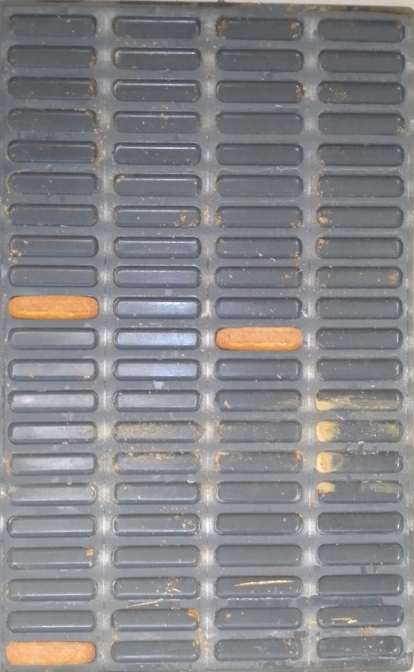
#> input picture prueba leer vainillas/1.jpg, 828 x 1344 px, given in place of the camera (shown at 1/2 size)
$ python 'detectar vainillas.py'
#> lines starting #> are read from the running program, lines starting #| are printed output that depends on the picture; after the words box and inside, x2 and y2 are one past the last pixel; in counts of white or black regions, pixels touching at a corner belong together
import cv2
import numpy as np


capture = cv2.VideoCapture(1)

#para ulitizar solo una porcion de la imagen se usa BELT belt=frame [Y:Y, X:X

while  True:
     _, frame = capture.read()
#> frame is the input picture: shape (1344, 828, 3); mean B, G, R 135.3, 132.6, 133.4

     frame_grey = cv2.cvtColor(frame, cv2.COLOR_BGR2GRAY)
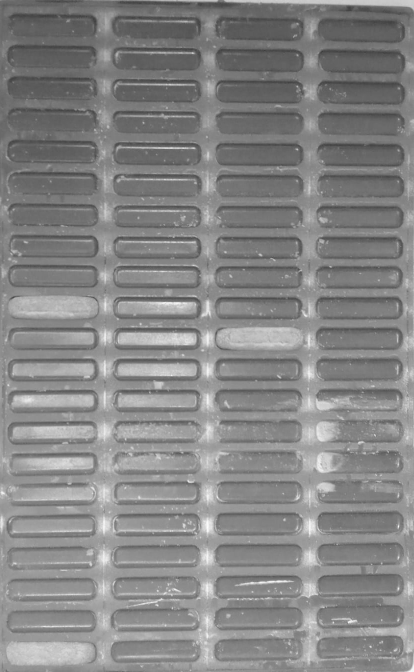
#> frame_grey: shape (1344, 828) (shown at 1/2 size); min 55, max 254, mean 133.1

     gauss = cv2.GaussianBlur(frame_grey, (15,15) ,0)

     _, threshold = cv2.threshold(gauss, 80,255, cv2.THRESH_BINARY)
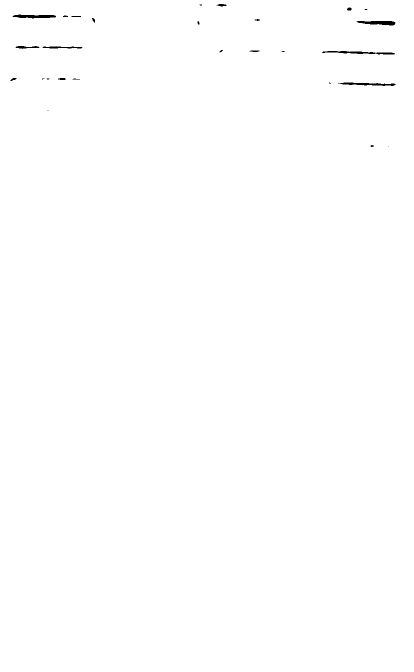
#> threshold: shape (1344, 828) (shown at 1/2 size); 99.8% white; 27 black regions (10 under 20 px), largest, box (x1, y1, x2, y2) and area: (644, 102, 790, 109) 501, (713, 42, 791, 51) 487, (25, 29, 112, 37) 470

     canny = cv2.Canny(threshold, 200,450)
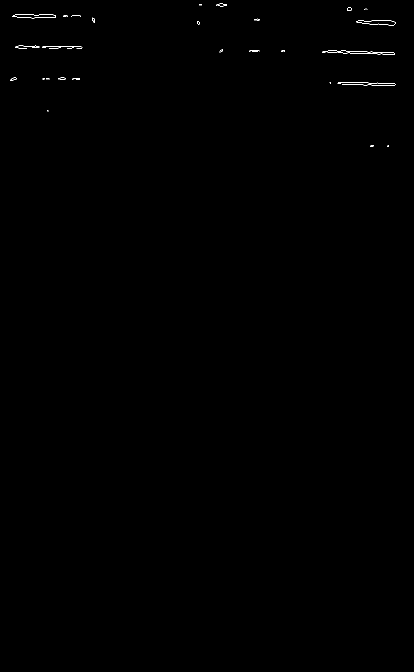
#> canny: shape (1344, 828) (shown at 1/2 size); 0.13% white in thin lines or dots, all inside (x1, y1, x2, y2) = (21, 7, 791, 294)

  #  cv2.imshow("frame", frame)
  #   cv2.imshow("gris", frame_grey)
     cv2.imshow("Tresh", threshold)
     cv2.imshow("canny", canny)

     key = cv2.waitKey(1000)
#> (key Esc is pressed here)
     if key != (27):
         pass
     else:
         break

     (contornos, _) = cv2.findContours(canny.copy(), cv2.RETR_EXTERNAL, cv2.CHAIN_APPROX_SIMPLE)
     cv2.drawContours(frame, contornos, -1, (0, 0, 255), 2)
     cv2.imshow("contornos", frame)
     cv2.waitKey(1000)

     print("He encontrado {} objetos".format(len(contornos)))


#> (the run stopped early here; a loop or call above may not have finished)

$ run again, on prueba leer vainillas/2.jpg
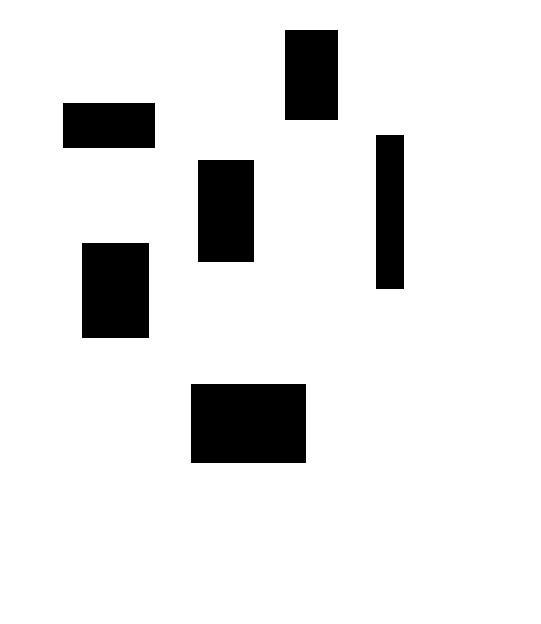
#> input picture prueba leer vainillas/2.jpg, 541 x 624 px, given in place of the camera
#> frame is the input picture: shape (624, 541, 3); min 0, max 255, mean 229
#> `_, threshold = cv2.threshold(gauss, 80,255, cv2.THRESH_BINARY)`:
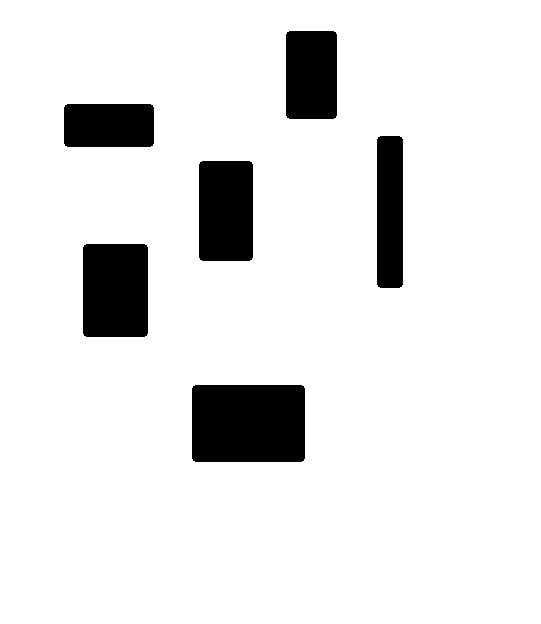
#> threshold: shape (624, 541); 90.4% white; 6 black regions, box (x1, y1, x2, y2) and area: (192, 385, 305, 462) 8681, (83, 244, 148, 337) 6025, (199, 161, 253, 261) 5380, (286, 31, 337, 119) 4468, (377, 136, 403, 288) 3932, (64, 104, 154, 147) 3850
#> `canny = cv2.Canny(threshold, 200,450)`:
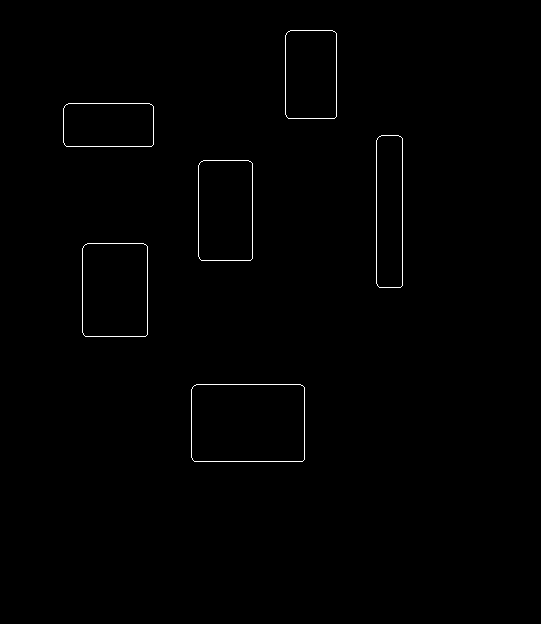
#> canny: shape (624, 541); 0.54% white in thin lines or dots, all inside (x1, y1, x2, y2) = (63, 30, 403, 462)

$ run again, on prueba leer vainillas/3.jpg
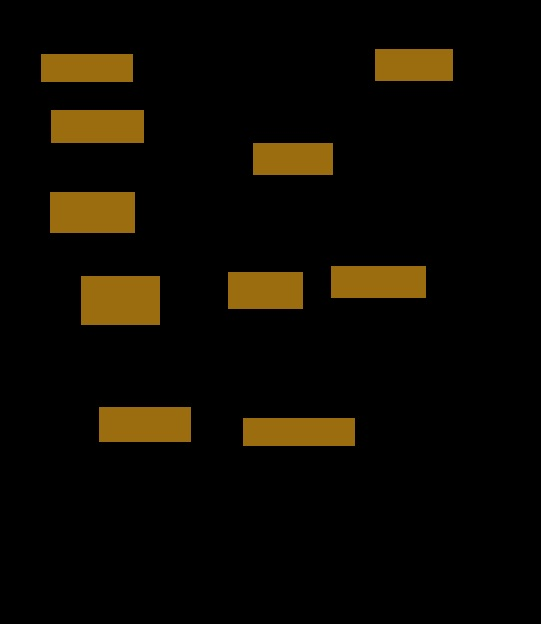
#> input picture prueba leer vainillas/3.jpg, 541 x 624 px, given in place of the camera
#> frame is the input picture: shape (624, 541, 3); mean B, G, R 1.6, 9.8, 13.9
#> `_, threshold = cv2.threshold(gauss, 80,255, cv2.THRESH_BINARY)`:
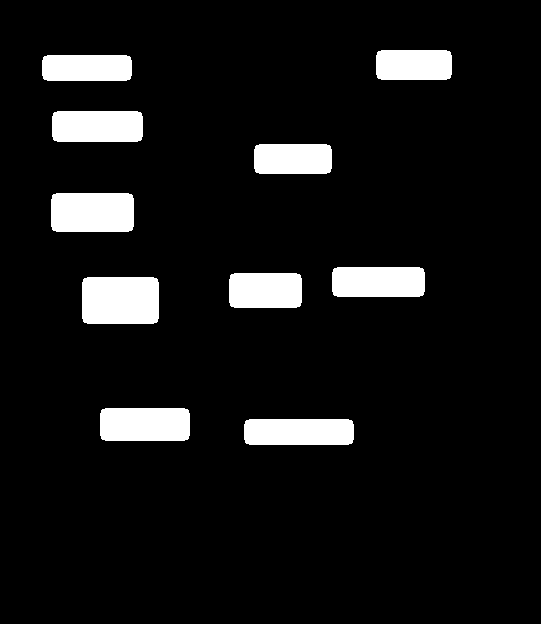
#> threshold: shape (624, 541); 8.1% white; 10 white regions, largest, box (x1, y1, x2, y2) and area: (82, 277, 159, 324) 3579, (51, 193, 134, 232) 3196, (100, 408, 190, 441) 2930
#> `canny = cv2.Canny(threshold, 200,450)`:
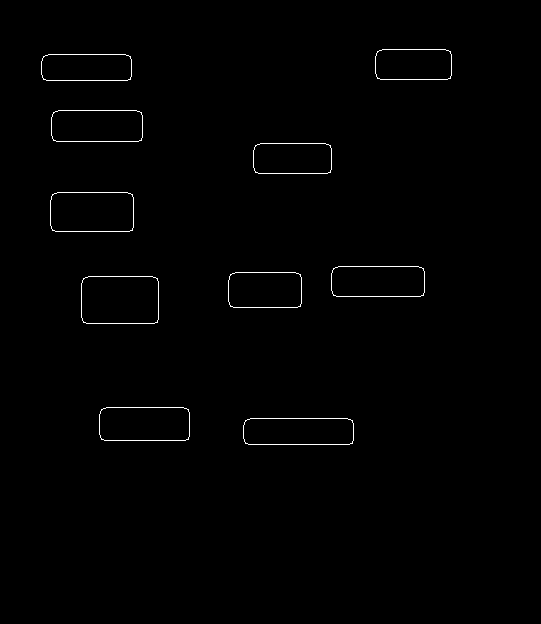
#> canny: shape (624, 541); 0.67% white in thin lines or dots, all inside (x1, y1, x2, y2) = (41, 49, 452, 445)

$ run again, on prueba leer vainillas/chapa.jpg
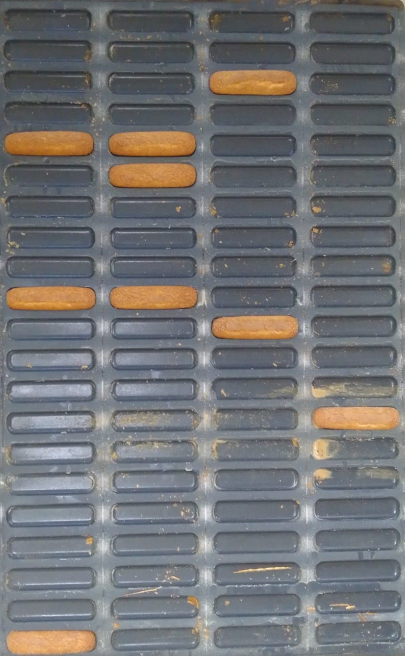
#> input picture prueba leer vainillas/chapa.jpg, 809 x 1311 px, given in place of the camera (shown at 1/2 size)
#> frame is the input picture: shape (1311, 809, 3); mean B, G, R 116, 114.1, 113.4
#> `_, threshold = cv2.threshold(gauss, 80,255, cv2.THRESH_BINARY)`:
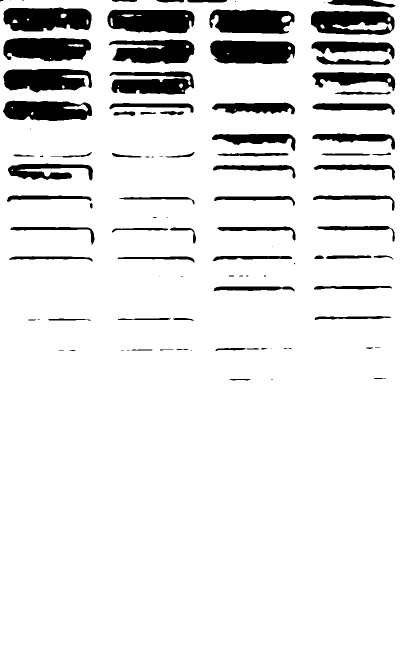
#> threshold: shape (1311, 809) (shown at 1/2 size); 89.6% white; 99 black regions (30 under 20 px), largest, box (x1, y1, x2, y2) and area: (7, 15, 183, 63) 6998, (420, 81, 590, 128) 6977, (215, 19, 389, 67) 6888
#> `canny = cv2.Canny(threshold, 200,450)`:
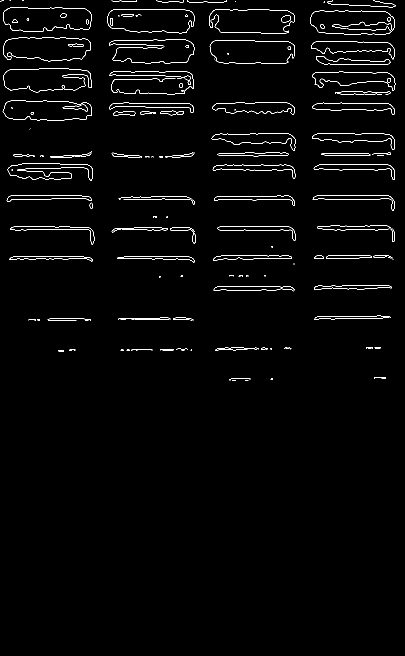
#> canny: shape (1311, 809) (shown at 1/2 size); 1.7% white in thin lines or dots, all inside (x1, y1, x2, y2) = (0, 0, 791, 761)
